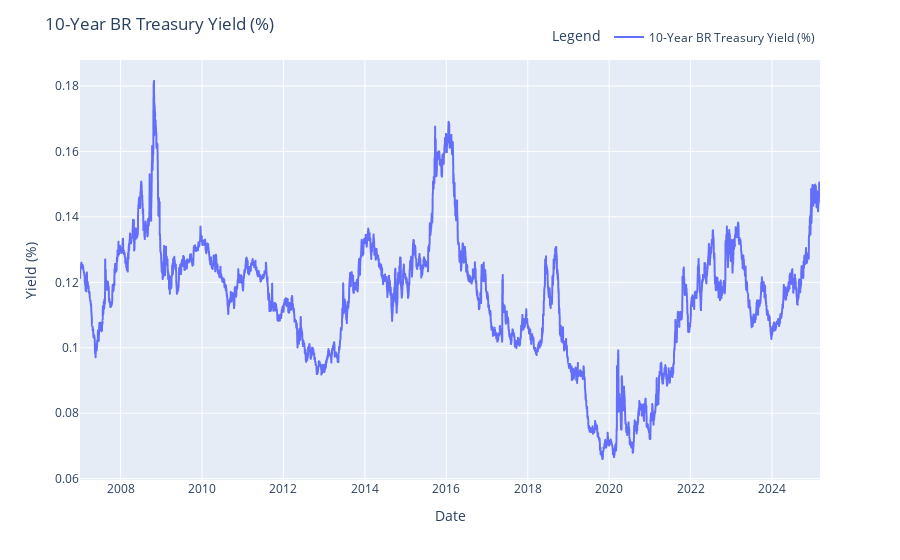

Notebook code for this chart:
### Code cell
# Plot rates behavior
fig = px.line(rates,
           x=rates.index,
           y=['10-Year BR Treasury Yield (%)'],
                 width=900)

fig.update_layout(title='10-Year BR Treasury Yield (%)',
    xaxis_title="Date",
    yaxis_title="Yield (%)",
    legend=dict(title='Legend',
                            orientation="h",
                            yanchor="bottom",
                            y=1.02,
                            xanchor="right",
                            x=1))

fig.show()

### Figure 1 — Plotly figure (JSON) as saved in the notebook; plotly's stock layout.template omitted (floating-point values rounded to 4 significant figures; data arrays with more than 128 entries replaced by an {"elided": "..."} marker saying what was removed)
{"data": [{"hovertemplate": "variable=10-Year BR Treasury Yield (%)<br>refdate=%{x}<br>value=%{y}<extra></extra>", "legendgroup": "10-Year BR Treasury Yield (%)", "line": {"color": "#636efa", "dash": "solid"}, "marker": {"symbol": "circle"}, "mode": "lines", "name": "10-Year BR Treasury Yield (%)", "showlegend": true, "type": "scattergl", "x": {"elided": "4493 str values"}, "xaxis": "x", "y": {"elided": "4493 float values"}, "yaxis": "y"}], "layout": {"legend": {"orientation": "h", "title": {"text": "Legend"}, "tracegroupgap": 0, "x": 1, "xanchor": "right", "y": 1.02, "yanchor": "bottom"}, "margin": {"t": 60}, "title": {"text": "10-Year BR Treasury Yield (%)"}, "width": 900, "xaxis": {"anchor": "y", "domain": [0, 1], "title": {"text": "Date"}}, "yaxis": {"anchor": "x", "domain": [0, 1], "title": {"text": "Yield (%)"}}}}
